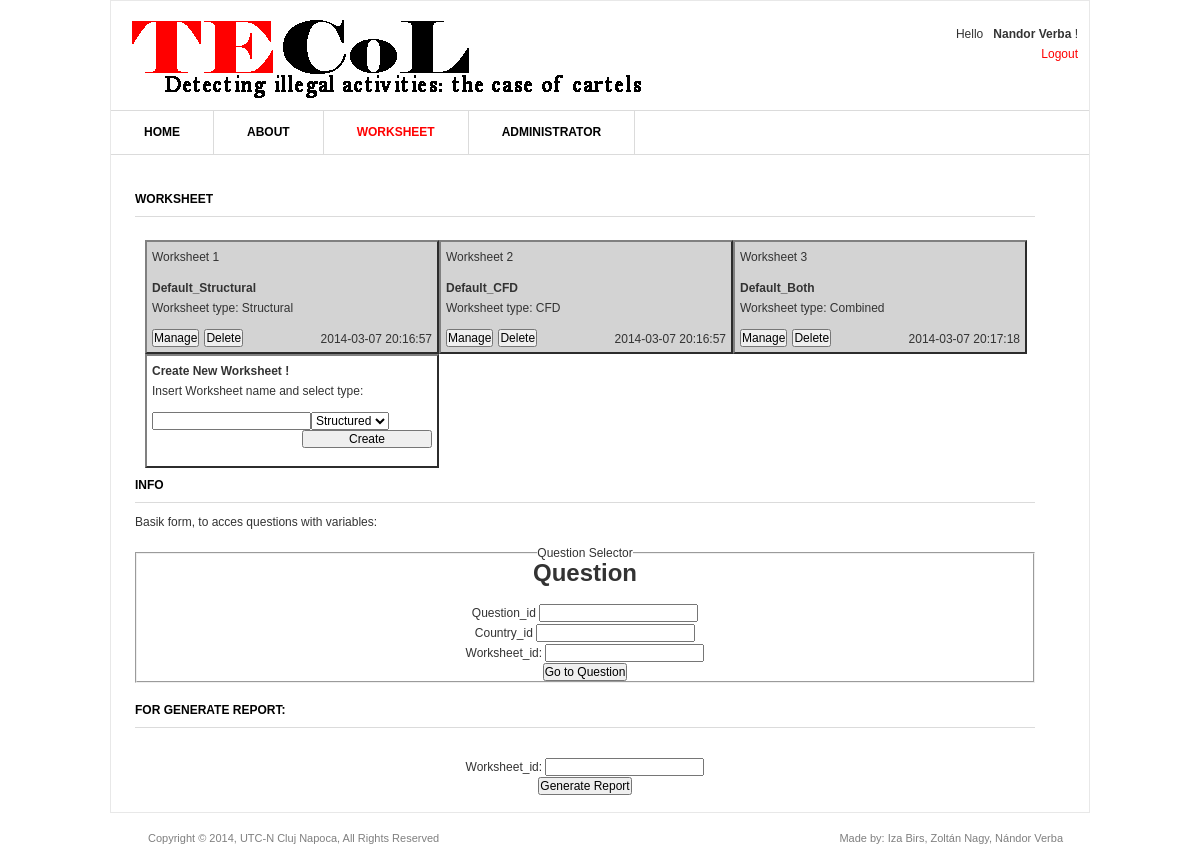
The app's page /tecol/worksheet.php (signed in), older data.
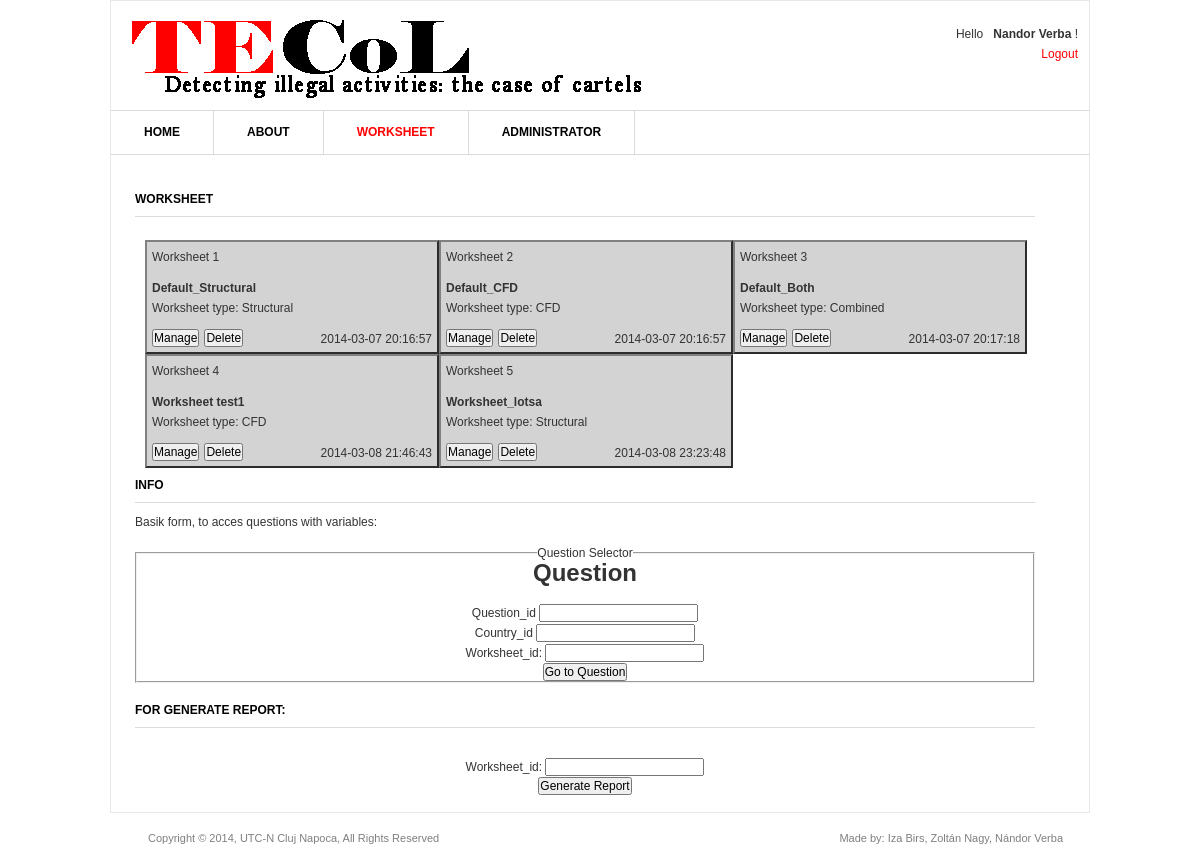
The same page, newer data.
### tables this page shows
CREATE TABLE IF NOT EXISTS `worksheet` (
  `w_id` int(11) NOT NULL AUTO_INCREMENT,
  `u_id` int(11) NOT NULL,
  `w_name` varchar(30) NOT NULL,
  `w_type` tinyint(1) NOT NULL COMMENT '0 for Structural 1 for CFD',
  `w_date` datetime NOT NULL DEFAULT CURRENT_TIMESTAMP,
  PRIMARY KEY (`w_id`)
);

### tecol/worksheet.php (the view, shortened to what this page needs)
<!DOCTYPE html PUBLIC "-//W3C//DTD XHTML 1.0 Transitional//EN" "http://www.w3.org/TR/xhtml1/DTD/xhtml1-transitional.dtd">
<html xmlns="http://www.w3.org/1999/xhtml">
<head>
<link rel='stylesheet' href='css/style.css' type='text/css' media='all' />
<link rel='stylesheet' href='css/jquery.jcarousel.css' type='text/css' media='all' />
</head>
<body>
<div class="shell">
  <div class="border">
    <div id="header">
      <h1 id="logo"><a href="#" class="notext">beSMART</a></h1>
      <div class="socials right">
        <ul>
		<div style='text-align:right'>
		<?php
          if(isset($_SESSION['username']))
	 { echo "	<p> Hello &nbsp <b> ";
	 echo $_SESSION['username'];
	echo " </b>!</p> <a href='logout.php'>Logout </a>";
	}
	else
	echo"
	<p><b> Guest User </b></p>
	<a href='login.php'>Login</a>&nbsp&nbsp&nbsp&nbsp
	<a href='create.php'>Create Account </a>";
	?>
        </div></ul>
      </div>
    </div>
    <div id="navigation">
      <ul>
        <li><a href="index.php" >Home</a></li>
        <li><a href="about.php" >About</a></li>
		<?php
		if(isset($_SESSION['username']))
		{
		echo "<li><a href='worksheet.php' class='active'>Worksheet</a></li>";
        if (isset($_SESSION['admin']))
		{
		echo "<li><a href='admin.php'>Administrator</a></li>";
		}
        }
		?>
      </ul>
    </div>
    <div id="main">
		<div class="highlight">
		<div style='width:900px;float:left'>
          <h3> Worksheet </h3>
		  <div style='width:900px;float:left;padding:10px'>
          <?php
$id=$_SESSION['id'];
$sql="SELECT * FROM `worksheet` JOIN `users` ON worksheet.u_id = users.u_id  WHERE (username='$id' )";
$i=0;
$result=mysql_query($sql) or die("cannot connect 2 ");
    while($row = mysql_fetch_array($result)) {
	$i++;
		  echo "
		  <div style='width:280px;height:100px;float:left;padding:5px;border-width:2px;background-color:#d3d3d3; border-style: outset; border-color: gray;'>
		  <p>";
		  echo "Worksheet ".$i;
		  echo"</p>
		  <b>";
		  echo $row['w_name']."</b>";
		  switch ($row['w_type'])
		  {
		  case 1:$type=" Structural";break;
		  case 2:$type=" CFD";break;
		  case 3:$type=" Combined";break;
		  }
		  echo "<p>Worksheet type:".$type."</p>";
		  echo "
		  <form action='worksheet_detailed.php' method='post' style='float:left;padding-right:5px'>
		  <input type='hidden' name='worksheet' id='worksheet' value=".$row['w_id'].">
		  <input type='submit' name='Submit' value='Manage' />
		  </form>
		  <form action='worksheet_delete.php' method='post' style='float:left' onSubmit=\"if(!confirm('Are you sure you want to delete the Worksheet?')){return false;}\">
		  <input type='hidden' name='worksheet' id='worksheet' value=".$row['w_id'].">
		  <input type='submit' name='Submit' value='Delete' />
		  </form>
		  <p  style='text-align:right;float:right' >";
		  echo $row['w_date'];
		  echo "</p>
		  </div>";}
		  if($i<5)
		  {echo "
		  <div style='width:280px;height:100px;float:left;padding:5px;border-width:2px; border-style: outset; border-color: gray;'>
		  <b>Create New Worksheet !</b>
		  <form action='worksheet_create.php' method='post' >
		  <p> Insert Worksheet name and select type: </p>
		  <input type='text' name='w_name' id='w_name'  maxlength='30' style='width:130;float:left'>
		  <select name='w_type' style='width:130;float:left'>
				<option value='1'>Structured</option>
				<option value='2'>CFD</option>
				<option value='3'>Combined</option>
		  </select>
		  <input type='submit' name='Submit' value='Create' style='width:130px;float:right' />
		  </form>
		  </div>";
		  }
		  ?>
		  </div >
		  <div style='width:900px;paddig:10px'>
		  <h3> Info </h3>
		  <p> Basik form, to acces questions with variables:</p>
		  <form id='question' style='text-align:center' action='question.php' method='post' accept-charset='UTF-8'>
			<fieldset >
			<legend>Question Selector</legend>
			<h1> Question </h1>
			<label for='username' >Question_id</label>
			<input type='int' name='question' id='question'  />
			<label for='country' >Country_id</label>
			<input type='int' name='country' id='country'  />
			<label for='last_name' >Worksheet_id:</label>
			<input type='int' name='worksheet' id='worksheet' />
			<input type='submit' name='Submit' value='Go to Question' />
			</fieldset>
		   </form>
		<h3> For Generate Report: </h3>
		<form style='text-align:center' action='report.php' method='post' accept-charset='UTF-8'>
		<label for='last_name' >Worksheet_id:</label>
		<input type='int' name='worksheet' id='worksheet' />
		<input type='submit' name='Submit' value='Generate Report' />
		</form>
	</div>
</div>
		</div>
    </div>
    <div class="shadow-l"></div>
    <div class="shadow-r"></div>
    <div class="shadow-b"></div>
  </div>
  <div id="footer">
    <p class='left'>Copyright &copy; 2014, UTC-N Cluj Napoca, All Rights Reserved</p>
    <p class='right'>Made by: Iza Birs, Zoltán Nagy, Nándor Verba</p>
  </div>
</div>
</body>
</html>

### TECoL/css/style.css (style rules this page uses)
* { margin:0; padding:0; outline:0; }
body { font-size:12px; line-height:20px; font-family:Georgia, Arial, Helvetica, Sans-Serif; color:#333; background:url(images/body-bg.gif) repeat 0 0; }
a { color:#ff0000; text-decoration:none; cursor:pointer; }
input, textarea, select { font-family:Arial, Helvetica, sans-serif; font-size:12px; }
.notext { font-size:0; line-height:0; text-indent:-4000px; }
.left, .alignleft { float:left; display:inline; }
.right, .alignright { float:right; display:inline; }
.shell { width:980px; margin:0 auto; }
.border { border:1px solid #e8e8e8; background:#fff; position:relative; }
.shadow-l { background:url(images/shadow-l.png) no-repeat 0 0; width:25px; height:686px; position:absolute; top:0; left:-25px; }
.shadow-r { background:url(images/shadow-r.png) no-repeat 0 0; width:25px; height:686px; position:absolute; top:0; right:-25px; }
.shadow-b { background:url(images/shadow-b.png) no-repeat 0 0; width:980px; height:20px; position:absolute; bottom:-20; left:0; }
#header { background:url(images/header-bg.gif) repeat-x 0 0; height:109px; position:relative; }
#logo a { background:url(images/header.gif) no-repeat 0 0; width:534px; height:109px; position:absolute; top:0; left:0; }
.socials { padding:23px 11px 0 0; }
.socials ul { list-style:none; }
#navigation { height:43px; border-top:1px solid #dbdbdb; border-bottom:1px solid #dbdbdb; }
#navigation ul { list-style:none; }
#navigation ul li { float:left; height:43px; border-right:1px solid #dbdbdb; font-size:12px; line-height:43px; font-weight:bold; text-transform:uppercase; }
#navigation ul li a { float:left; height:43px; color:#000; padding:0 33px; }
#navigation ul li a:hover, #navigation ul li a.active { color:#ff0000; text-decoration:none; }
#main { width:932px; padding:37px 24px 17px 24px; }
#main h3 { font-size:12px; line-height:15px; color:#000; text-transform:uppercase; border-bottom:1px solid #dbdbdb; padding:0 0 9px 0; }
.highlight h3 { margin:0 0 9px 0; }
.highlight p { padding:0 0 11px 0; }
#footer { font-family:Arial, sans-serif; font-size:11px; line-height:14px; color:#7f7f7f; padding:18px 27px 20px 38px; }

Row changes from the older to the newer data that the page shows:
added worksheet: w_name "Worksheet test1", w_type "CFD", w_date "2014-03-08 21:46:43"
added worksheet: w_name "Worksheet_lotsa", w_type "Structural", w_date "2014-03-08 23:23:48"
Text that changed along with them:
form field w_type: "Structured" → (not shown)
form field Submit: "Create" → (not shown)
text no longer shown: "Create New Worksheet ! Insert Worksheet name and select type:"
